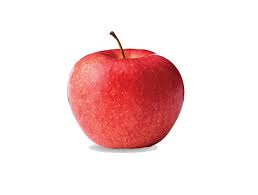
#> input picture openytu_/images/elma.jpg, 258 x 195 px
$ python calcute_perimeter.py
#> lines starting #> are read from the running program, lines starting #| are printed output that depends on the picture; after the words box and inside, x2 and y2 are one past the last pixel; in counts of white or black regions, pixels touching at a corner belong together
import cv2

img_path = "images/elma.jpg"

img = cv2.imread(img_path)
#> img is the input picture: shape (195, 258, 3); mean B, G, R 219.5, 219.5, 245.7

img_gray = cv2.cvtColor(img, cv2.COLOR_BGR2GRAY)
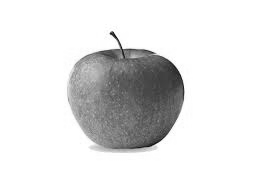
#> img_gray: shape (195, 258); min 4, max 255, mean 227.4
img_blur = cv2.blur(img_gray, (3,3))

_, th = cv2.threshold(img_blur, 200, 230, cv2.THRESH_BINARY)
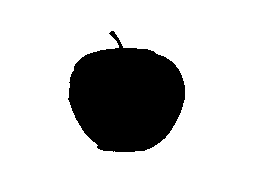
#> th: shape (195, 258); values 0 (black) and 230 (white), 80.4% white; 1 black region

contours, _ = cv2.findContours(th, cv2.RETR_TREE, cv2.CHAIN_APPROX_SIMPLE)
#> contours = 2 contours; box (x1, y1, x2, y2) and area: (0, 0, 258, 195) 49858, (67, 30, 186, 153) 10026

for cnt in contours:
    perimeter = cv2.arcLength(cnt, True)
    area = cv2.contourArea(cnt)
    if area < 15000:
        epsilon = 0.02 * perimeter
        approx_polygon = cv2.approxPolyDP(cnt, epsilon, True)
        print("çevre: {}  çokgen {} kenarlıdır.".format(int(perimeter), len(approx_polygon)))
        cv2.drawContours(img, [cnt], -1, (0,255,0), 2)
#> this loop made 2 passes
#> (perimeter, area, epsilon) on pass 2: (419.9, 10026.5, 8.4)
#> (cnt, perimeter, area) on pass 1: ([[0, 0], [0, 194], [257, 194], [257, 0]], 902, 49858)
#| çevre: 419  çokgen 10 kenarlıdır.
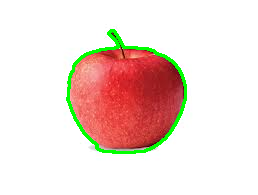
#> img: shape (195, 258, 3); 2.71% of pixels changed, all inside (x1, y1, x2, y2) = (66, 29, 187, 154)


cv2.imshow("img", img)
cv2.imshow("th", th)

cv2.waitKey(0)
cv2.destroyAllWindows()
